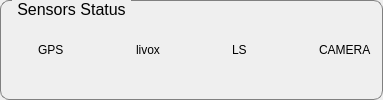
       <widget class="QGroupBox" name="groupBox_sensorStatus">
        <property name="minimumSize">
         <size>
          <width>0</width>
          <height>0</height>
         </size>
        </property>
        <property name="styleSheet">
         <string notr="true">QGroupBox {
border: 1px solid gray;
border-radius: 9px;
margin-top: 0.5em;
font-size: 16px
}
QGroupBox::title {
subcontrol-origin: margin;
left: 12px;
padding: 0 3px 0 3px;
}
</string>
        </property>
        <property name="title">
         <string>Sensors Status</string>
        </property>
        <layout class="QHBoxLayout" name="horizontalLayout_14">
         <item>
          <layout class="QHBoxLayout" name="horizontalLayout_9">
           <item>
            <widget class="ImageSwitch" name="widget_gpsStatus" native="true">
             <property name="minimumSize">
              <size>
               <width>20</width>
               <height>20</height>
              </size>
             </property>
             <property name="maximumSize">
              <size>
               <width>65535</width>
               <height>65535</height>
              </size>
             </property>
            </widget>
           </item>
           <item>
            <widget class="QLabel" name="label_gpsStatus">
             <property name="text">
              <string>GPS</string>
             </property>
            </widget>
           </item>
           <item>
            <spacer name="horizontalSpacer_6">
             <property name="orientation">
              <enum>Qt::Horizontal</enum>
             </property>
             <property name="sizeHint" stdset="0">
              <size>
               <width>40</width>
               <height>20</height>
              </size>
             </property>
            </spacer>
           </item>
           <item>
            <widget class="ImageSwitch" name="widget_livoxStatus" native="true">
             <property name="minimumSize">
              <size>
               <width>20</width>
               <height>20</height>
              </size>
             </property>
             <property name="maximumSize">
              <size>
               <width>65535</width>
               <height>65535</height>
              </size>
             </property>
            </widget>
           </item>
           <item>
            <widget class="QLabel" name="label_livoxStatus">
             <property name="text">
              <string>livox</string>
             </property>
            </widget>
           </item>
           <item>
            <spacer name="horizontalSpacer_7">
             <property name="orientation">
              <enum>Qt::Horizontal</enum>
             </property>
             <property name="sizeHint" stdset="0">
              <size>
               <width>40</width>
               <height>20</height>
              </size>
             </property>
            </spacer>
           </item>
           <item>
            <widget class="ImageSwitch" name="widget_lidarStatus" native="true">
             <property name="minimumSize">
              <size>
               <width>20</width>
               <height>20</height>
              </size>
             </property>
             <property name="maximumSize">
              <size>
               <width>65535</width>
               <height>65535</height>
              </size>
             </property>
            </widget>
           </item>
           <item>
            <widget class="QLabel" name="label_lidarStatus">
             <property name="text">
              <string>LS</string>
             </property>
            </widget>
           </item>
           <item>
            <spacer name="horizontalSpacer_8">
             <property name="orientation">
              <enum>Qt::Horizontal</enum>
             </property>
             <property name="sizeHint" stdset="0">
              <size>
               <width>40</width>
               <height>20</height>
              </size>
             </property>
            </spacer>
           </item>
           <item>
            <widget class="ImageSwitch" name="widget_camera1Status" native="true">
             <property name="minimumSize">
              <size>
               <width>20</width>
               <height>20</height>
              </size>
             </property>
             <property name="maximumSize">
              <size>
               <width>65535</width>
               <height>65535</height>
              </size>
             </property>
            </widget>
           </item>
           <item>
            <widget class="QLabel" name="label_camera1Ststus">
             <property name="text">
              <string>CAMERA</string>
             </property>
            </widget>
           </item>
          </layout>
         </item>
        </layout>
       </widget>
